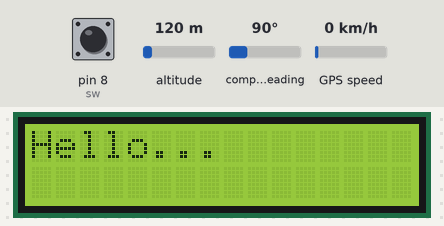
Bench run of a sketch on a simulated Arduino Uno, built with avr-gcc and run on an emulated ATmega328P. On the bench: 16×2 character LCD. The test bench sets the inputs (shaded band); at power-on: pin 8 (sw) HIGH, altitude 120 m, compass heading 90°, GPS speed 0 km/h. The GPS gets a fix after 3 s at 37.7749, -122.4194 with 8 satellites; the modem accepts every AT command (registered, SIM ready, sends succeed) and sends nothing else; what the sketch prints to the serial monitor is not drawn.

Above: at 3.2 s.
3.3 s: pin 8 (sw) pulled LOW for 0.15 s
At 10.2 s:
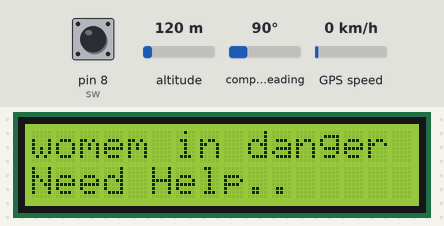
12.4 s: pin 8 (sw) pulled LOW for 1 s
At 13.8 s:
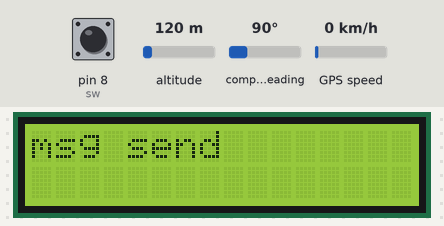
Timing chart, 0 to 15.4 s (numbered marks = the images above; inputs shaded):
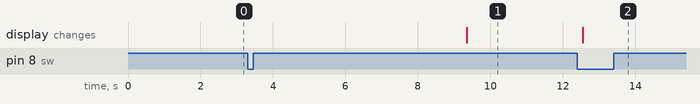

Measured:
- after the input at 3.3 s, the display: changes after 6.0 s (image 1)

The sketch:

women_safety.ino
```cpp
#include <SoftwareSerial.h>
#include <LiquidCrystal.h>
#include <TinyGPS++.h>
LiquidCrystal lcd(2,3,4,5,6,7);

int RS=2;
int EN=3;
int D4=4;
int D5=5;
int D6=6;
int D7=7;
const int sw=8;
int sw1;
TinyGPSPlus gps;
String  link = {};
String L2 = {};
float latitude = 0;
float longitude = 0;

unsigned int tempe;
SoftwareSerial MY_SERIAL(10,11);

void setup()
{

  Serial.begin(9600);
  MY_SERIAL.begin(9600);
  lcd.begin(16,2);
  Serial.println("womem is in danger");
  pinMode(sw,INPUT_PULLUP);
  lcd.print("Hello...");
  delay(2000);
//  trackgps();
//  delay(2000);
}

void loop()
{
  sw1=digitalRead(sw);
  if(sw1==LOW)
  {
    trackgps();
    delay(1000);
   // MY_SERIAL.println("ATD09121991303;");
    delay(5000);
    lcd.setCursor(0,0);
    lcd.print("womem in danger");
    lcd.setCursor(0,1);
    lcd.print("Need Help..");
    sendsms();
  }
}

void trackgps()
  {
     tempe= 0;
     while(tempe==0)
     {
      while (Serial.available() > 0)
      {
        gps.encode(Serial.read());
        if (gps.location.isUpdated())
        {
          latitude = (gps.location.lat());
          longitude = (gps.location.lng());
          link="http:\\www.google.com/maps/place/" + String(latitude) + ',' + String(longitude);
//          Serial.print("Latitude= ");
//          Serial.print(gps.location.lat(), 6);
//
//          Serial.print("Longitude= ");
//          Serial.print(gps.location.lng(), 6);
         // L1 = String(latitude, 6);
         //L2 = String(longitude, 6);
//         Serial.println("updated");
//         Serial.println("LAT:  ");
//         Serial.print(L1);
//         Serial.println("LONG:  ");
//         Serial.print(L2);
         tempe= 1;
       }
    }
    if(tempe==1)
    {
       break;
      }
  }
  }


void sendsms()
  {
//    Serial.println("AT");
//    delay(1000);
    //Serial.println("ATD+919121991303;");
    //Serial.println("ATEO");
    //delay(1000);
    MY_SERIAL.println("AT+CMGF=1");
    delay(1000);
    MY_SERIAL.println("AT+CMGS=\"+918985135867\"\r");
     //Serial.println("AT+CMGS=\"+919074598671\"\r");
    delay(1000);
   MY_SERIAL.print("women in danger:");
//    delay(10);
   MY_SERIAL.println( link);
    delay(100);
    //Serial.write(26);
    MY_SERIAL.println((char)26); // ASCII code of CTRL+Z
    delay(1000);
    lcd.clear();
    lcd.setCursor(0,0);
    lcd.print("msg send");
  }
```
